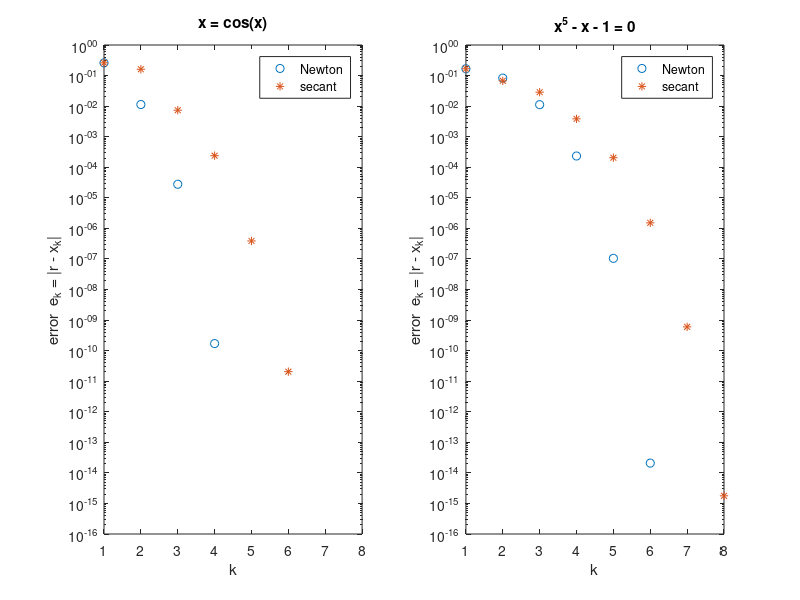

Here is the MATLAB script that generated this plot:
% NEWTONSECANTCOMPARE  Two examples which compare convergence of
% Newton and secant methods.

figure(1)
clf
N = 8;
for z = 1:2
      xn = zeros(1,N);
      xs = xn;
      if z == 1
          f = @(x) x - cos(x);
          dfdx = @(x) 1 + sin(x);
          tstr = 'x = cos(x)';
          xn(1) = 1.0;
          xs(1) = 1.0;
          xs(2) = 0.9;
      else
          f = @(x) x.^5 - x - 1;
          dfdx = @(x) 5 * x.^4 - 1;
          tstr = 'x^5 - x - 1 = 0';
          xn(1) = 1.0;
          xs(1) = 1.0;
          xs(2) = 1.1;
      end
      subplot(1,2,z)
      for k = 1:N-1
          xn(k+1) = xn(k) - f(xn(k)) / dfdx(xn(k));
          if k > 1
              if xs(k) == xs(k-1)
                  xs(k+1) = xs(k);
              else
                  ms = ( f(xs(k)) - f(xs(k-1)) ) / (xs(k) - xs(k-1));
                  xs(k+1) = xs(k) - f(xs(k)) / ms;
              end
          end
      end
      r = xn(N);
      en = abs(r - xn);
      es = abs(r - xs);
      k = 1:N;
      semilogy(k(en>0), en(en>0), 'o', k(es>0), es(es>0), '*')
      legend('Newton', 'secant')
      xlabel k
      ylabel('error  e_k = |r - x_k|')
      axis([1 N 1.0e-16 1.0])
      title(tstr)
end
